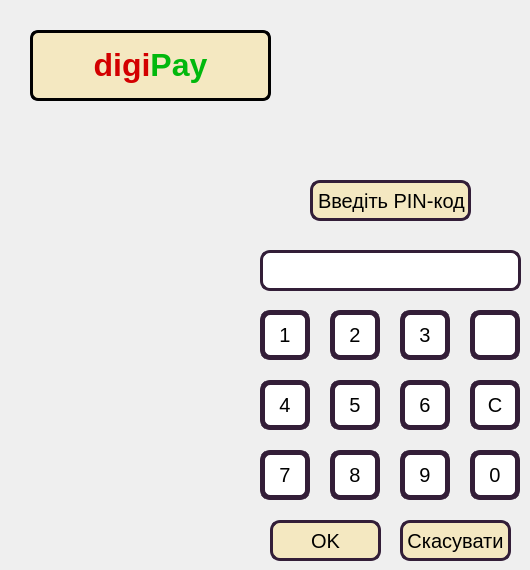
   <widget class="QWidget" name="PIN_page">
    <widget class="QPushButton" name="num_2">
     <property name="geometry">
      <rect>
       <x>330</x>
       <y>310</y>
       <width>50</width>
       <height>50</height>
      </rect>
     </property>
     <property name="font">
      <font>
       <pointsize>15</pointsize>
      </font>
     </property>
     <property name="cursor">
      <cursorShape>PointingHandCursor</cursorShape>
     </property>
     <property name="styleSheet">
      <string notr="true">background-color: #ffffff;
border-radius: 10px;
border-width: 5px;
border-color:  #331E38;
border-style:solid;
outline: 0;</string>
     </property>
     <property name="text">
      <string>2</string>
     </property>
    </widget>
    <widget class="QPushButton" name="num_9">
     <property name="geometry">
      <rect>
       <x>400</x>
       <y>450</y>
       <width>50</width>
       <height>50</height>
      </rect>
     </property>
     <property name="font">
      <font>
       <pointsize>15</pointsize>
      </font>
     </property>
     <property name="cursor">
      <cursorShape>PointingHandCursor</cursorShape>
     </property>
     <property name="styleSheet">
      <string notr="true">background-color: #ffffff;
border-radius: 10px;
border-width: 5px;
border-color:  #331E38;
border-style:solid;
outline: 0;</string>
     </property>
     <property name="text">
      <string>9</string>
     </property>
    </widget>
    <widget class="QPushButton" name="num_0">
     <property name="geometry">
      <rect>
       <x>470</x>
       <y>450</y>
       <width>50</width>
       <height>50</height>
      </rect>
     </property>
     <property name="font">
      <font>
       <pointsize>15</pointsize>
      </font>
     </property>
     <property name="cursor">
      <cursorShape>PointingHandCursor</cursorShape>
     </property>
     <property name="styleSheet">
      <string notr="true">background-color: #ffffff;
border-radius: 10px;
border-width: 5px;
border-color:  #331E38;
border-style:solid;
outline: 0;</string>
     </property>
     <property name="text">
      <string>0</string>
     </property>
    </widget>
    <widget class="QLabel" name="digipay_label_2">
     <property name="geometry">
      <rect>
       <x>30</x>
       <y>30</y>
       <width>241</width>
       <height>71</height>
      </rect>
     </property>
     <property name="styleSheet">
      <string notr="true">background-color: #F4E8C1;
border-style: solid;
border-width: 3px;
border-radius: 8px</string>
     </property>
     <property name="text">
      <string>&lt;!DOCTYPE HTML PUBLIC &quot;-//W3C//DTD HTML 4.0//EN&quot; &quot;http://www.w3.org/TR/REC-html40/strict.dtd&quot;&gt;
&lt;html&gt;&lt;head&gt;&lt;meta name=&quot;qrichtext&quot; content=&quot;1&quot; /&gt;&lt;style type=&quot;text/css&quot;&gt;
p, li { white-space: pre-wrap; }
&lt;/style&gt;&lt;/head&gt;&lt;body style=&quot; font-family:'MS Shell Dlg 2'; font-size:8pt; font-weight:400; font-style:normal;&quot;&gt;
&lt;p style=&quot; margin-top:0px; margin-bottom:0px; margin-left:0px; margin-right:0px; -qt-block-indent:0; text-indent:0px;&quot;&gt;&lt;span style=&quot; font-size:24pt; font-weight:600; color:#d30000;&quot;&gt;digi&lt;/span&gt;&lt;span style=&quot; font-size:24pt; font-weight:600; color:#01b80d;&quot;&gt;Pay&lt;/span&gt;&lt;/p&gt;&lt;/body&gt;&lt;/html&gt;</string>
     </property>
     <property name="alignment">
      <set>Qt::AlignCenter</set>
     </property>
    </widget>
    <widget class="QPushButton" name="num_1">
     <property name="geometry">
      <rect>
       <x>260</x>
       <y>310</y>
       <width>50</width>
       <height>50</height>
      </rect>
     </property>
     <property name="font">
      <font>
       <pointsize>15</pointsize>
      </font>
     </property>
     <property name="cursor">
      <cursorShape>PointingHandCursor</cursorShape>
     </property>
     <property name="styleSheet">
      <string notr="true">background-color: #ffffff;
border-radius: 10px;
border-width: 5px;
border-color:  #331E38;
border-style:solid;
outline: 0;</string>
     </property>
     <property name="text">
      <string>1</string>
     </property>
    </widget>
    <widget class="QPushButton" name="num_6">
     <property name="geometry">
      <rect>
       <x>400</x>
       <y>380</y>
       <width>50</width>
       <height>50</height>
      </rect>
     </property>
     <property name="font">
      <font>
       <pointsize>15</pointsize>
      </font>
     </property>
     <property name="cursor">
      <cursorShape>PointingHandCursor</cursorShape>
     </property>
     <property name="styleSheet">
      <string notr="true">background-color: #ffffff;
border-radius: 10px;
border-width: 5px;
border-color:  #331E38;
border-style:solid;
outline: 0;</string>
     </property>
     <property name="text">
      <string>6</string>
     </property>
    </widget>
    <widget class="QPushButton" name="num_8">
     <property name="geometry">
      <rect>
       <x>330</x>
       <y>450</y>
       <width>50</width>
       <height>50</height>
      </rect>
     </property>
     <property name="font">
      <font>
       <pointsize>15</pointsize>
      </font>
     </property>
     <property name="cursor">
      <cursorShape>PointingHandCursor</cursorShape>
     </property>
     <property name="styleSheet">
      <string notr="true">background-color: #ffffff;
border-radius: 10px;
border-width: 5px;
border-color:  #331E38;
border-style:solid;
outline: 0;</string>
     </property>
     <property name="text">
      <string>8</string>
     </property>
    </widget>
    <widget class="QPushButton" name="cl_one_Pin">
     <property name="geometry">
      <rect>
       <x>470</x>
       <y>310</y>
       <width>50</width>
       <height>50</height>
      </rect>
     </property>
     <property name="font">
      <font>
       <pointsize>15</pointsize>
      </font>
     </property>
     <property name="cursor">
      <cursorShape>PointingHandCursor</cursorShape>
     </property>
     <property name="styleSheet">
      <string notr="true">background-color: #ffffff;
border-radius: 10px;
border-width: 5px;
border-color:  #331E38;
border-style:solid;
outline: 0;</string>
     </property>
     <property name="text">
      <string/>
     </property>
     <property name="icon">
      <iconset resource="resources.qrc">
       <normaloff>:/icons/back_icon.png</normaloff>:/icons/back_icon.png</iconset>
     </property>
     <property name="iconSize">
      <size>
       <width>30</width>
       <height>30</height>
      </size>
     </property>
    </widget>
    <widget class="QPushButton" name="num_7">
     <property name="geometry">
      <rect>
       <x>260</x>
       <y>450</y>
       <width>50</width>
       <height>50</height>
      </rect>
     </property>
     <property name="font">
      <font>
       <pointsize>15</pointsize>
      </font>
     </property>
     <property name="cursor">
      <cursorShape>PointingHandCursor</cursorShape>
     </property>
     <property name="styleSheet">
      <string notr="true">background-color: #ffffff;
border-radius: 10px;
border-width: 5px;
border-color:  #331E38;
border-style:solid;
outline: 0;</string>
     </property>
     <property name="text">
      <string>7</string>
     </property>
    </widget>
    <widget class="QPushButton" name="num_3">
     <property name="geometry">
      <rect>
       <x>400</x>
       <y>310</y>
       <width>50</width>
       <height>50</height>
      </rect>
     </property>
     <property name="font">
      <font>
       <pointsize>15</pointsize>
      </font>
     </property>
     <property name="cursor">
      <cursorShape>PointingHandCursor</cursorShape>
     </property>
     <property name="styleSheet">
      <string notr="true">background-color: #ffffff;
border-radius: 10px;
border-width: 5px;
border-color:  #331E38;
border-style:solid;
outline: 0;</string>
     </property>
     <property name="text">
      <string>3</string>
     </property>
    </widget>
    <widget class="QPushButton" name="cancelPin">
     <property name="geometry">
      <rect>
       <x>400</x>
       <y>520</y>
       <width>111</width>
       <height>41</height>
      </rect>
     </property>
     <property name="font">
      <font>
       <pointsize>15</pointsize>
      </font>
     </property>
     <property name="styleSheet">
      <string notr="true">background-color: #F4E8C1;
border-radius: 10px;
border-width: 3px;
border-color:  #331E38;
border-style:solid;
outline: 0;</string>
     </property>
     <property name="text">
      <string>Скасувати</string>
     </property>
    </widget>
    <widget class="QPushButton" name="cl_allPin">
     <property name="geometry">
      <rect>
       <x>470</x>
       <y>380</y>
       <width>50</width>
       <height>50</height>
      </rect>
     </property>
     <property name="font">
      <font>
       <pointsize>15</pointsize>
      </font>
     </property>
     <property name="cursor">
      <cursorShape>PointingHandCursor</cursorShape>
     </property>
     <property name="styleSheet">
      <string notr="true">background-color: #ffffff;
border-radius: 10px;
border-width: 5px;
border-color:  #331E38;
border-style:solid;
outline: 0;</string>
     </property>
     <property name="text">
      <string>С</string>
     </property>
    </widget>
    <widget class="QLineEdit" name="pin_field">
     <property name="geometry">
      <rect>
       <x>260</x>
       <y>250</y>
       <width>261</width>
       <height>41</height>
      </rect>
     </property>
     <property name="font">
      <font>
       <pointsize>15</pointsize>
      </font>
     </property>
     <property name="cursor">
      <cursorShape>PointingHandCursor</cursorShape>
     </property>
     <property name="styleSheet">
      <string notr="true">background-color: rgb(255, 255, 255);
border-width: 3px;
border-radius: 10px;
border-color:  #331E38;
border-style:solid;
outline: 0;</string>
     </property>
     <property name="inputMask">
      <string notr="true"/>
     </property>
     <property name="text">
      <string/>
     </property>
     <property name="maxLength">
      <number>4</number>
     </property>
     <property name="echoMode">
      <enum>QLineEdit::Password</enum>
     </property>
     <property name="alignment">
      <set>Qt::AlignCenter</set>
     </property>
     <property name="placeholderText">
      <string/>
     </property>
     <property name="clearButtonEnabled">
      <bool>true</bool>
     </property>
    </widget>
    <widget class="QPushButton" name="confirmPin">
     <property name="geometry">
      <rect>
       <x>270</x>
       <y>520</y>
       <width>111</width>
       <height>41</height>
      </rect>
     </property>
     <property name="font">
      <font>
       <pointsize>15</pointsize>
      </font>
     </property>
     <property name="styleSheet">
      <string notr="true">background-color: #F4E8C1;
border-radius: 10px;
border-width: 3px;
border-color:  #331E38;
border-style:solid;
outline: 0;</string>
     </property>
     <property name="text">
      <string>OK</string>
     </property>
    </widget>
    <widget class="QLabel" name="label">
     <property name="geometry">
      <rect>
       <x>310</x>
       <y>180</y>
       <width>161</width>
       <height>41</height>
      </rect>
     </property>
     <property name="font">
      <font>
       <pointsize>15</pointsize>
      </font>
     </property>
     <property name="styleSheet">
      <string notr="true">background-color: #F4E8C1;
border-radius: 10px;
border-width: 3px;
border-color:  #331E38;
border-style:solid;
outline: 0;</string>
     </property>
     <property name="text">
      <string>Введіть PIN-код</string>
     </property>
    </widget>
    <widget class="QPushButton" name="num_5">
     <property name="geometry">
      <rect>
       <x>330</x>
       <y>380</y>
       <width>50</width>
       <height>50</height>
      </rect>
     </property>
     <property name="font">
      <font>
       <pointsize>15</pointsize>
      </font>
     </property>
     <property name="cursor">
      <cursorShape>PointingHandCursor</cursorShape>
     </property>
     <property name="styleSheet">
      <string notr="true">background-color: #ffffff;
border-radius: 10px;
border-width: 5px;
border-color:  #331E38;
border-style:solid;
outline: 0;</string>
     </property>
     <property name="text">
      <string>5</string>
     </property>
    </widget>
    <widget class="QPushButton" name="num_4">
     <property name="geometry">
      <rect>
       <x>260</x>
       <y>380</y>
       <width>50</width>
       <height>50</height>
      </rect>
     </property>
     <property name="font">
      <font>
       <pointsize>15</pointsize>
      </font>
     </property>
     <property name="cursor">
      <cursorShape>PointingHandCursor</cursorShape>
     </property>
     <property name="styleSheet">
      <string notr="true">background-color: #ffffff;
border-radius: 10px;
border-width: 5px;
border-color:  #331E38;
border-style:solid;
outline: 0;</string>
     </property>
     <property name="text">
      <string>4</string>
     </property>
    </widget>
   </widget>
